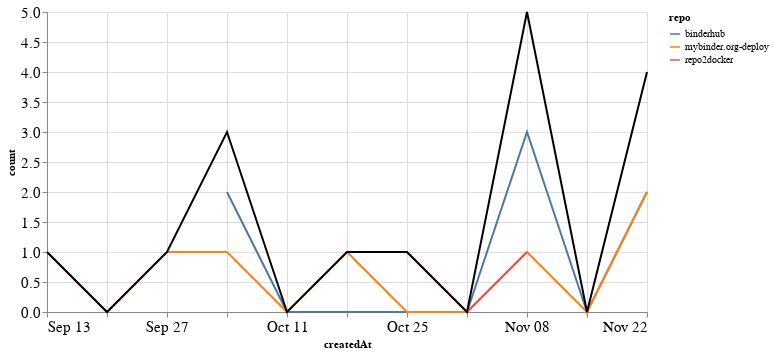

The notebook cell this image was saved under:
### Markdown cell above
## PRs

### Code cell
prs_time = prs.groupby('repo').resample('W', on='createdAt').count()['author'].reset_index()
prs_time = prs_time.rename(columns={'author': 'count'})
prs_time_total = prs_time.groupby('createdAt').agg({"count": "sum"}).reset_index()

ch1 = alt.Chart(prs_time, width=600).mark_line().encode(
    x='createdAt',
    y='count',
    color='repo',
    tooltip="repo"
)

ch2 = alt.Chart(prs_time_total, width=600).mark_line(color="black").encode(
    x='createdAt',
    y='count',
)

ch1 + ch2

### Figure 1 — Vega-Lite specification as saved in the notebook (floating-point values rounded to 4 significant figures)
{"config": {"axisLeft": {"labelFontSize": 15}, "axisBottom": {"labelFontSize": 15}}, "layer": [{"data": {"name": "data-386889ee3883ec06025345335de1278f"}, "mark": "line", "encoding": {"color": {"type": "nominal", "field": "repo"}, "tooltip": {"type": "nominal", "field": "repo"}, "x": {"type": "temporal", "field": "createdAt"}, "y": {"type": "quantitative", "field": "count"}}, "width": 600}, {"data": {"name": "data-f760300104b976cd2d8de6fcd639432c"}, "mark": {"type": "line", "color": "black"}, "encoding": {"x": {"type": "temporal", "field": "createdAt"}, "y": {"type": "quantitative", "field": "count"}}, "width": 600}], "$schema": "https://vega.github.io/schema/vega-lite/v4.8.1.json", "datasets": {"data-386889ee3883ec06025345335de1278f": [{"repo": "binderhub", "createdAt": "2020-10-04T00:00:00", "count": 2}, {"repo": "binderhub", "createdAt": "2020-10-11T00:00:00", "count": 0}, {"repo": "binderhub", "createdAt": "2020-10-18T00:00:00", "count": 0}, {"repo": "binderhub", "createdAt": "2020-10-25T00:00:00", "count": 0}, {"repo": "binderhub", "createdAt": "2020-11-01T00:00:00", "count": 0}, {"repo": "binderhub", "createdAt": "2020-11-08T00:00:00", "count": 3}, {"repo": "binderhub", "createdAt": "2020-11-15T00:00:00", "count": 0}, {"repo": "binderhub", "createdAt": "2020-11-22T00:00:00", "count": 2}, {"repo": "mybinder.org-deploy", "createdAt": "2020-09-13T00:00:00", "count": 1}, {"repo": "mybinder.org-deploy", "createdAt": "2020-09-20T00:00:00", "count": 0}, {"repo": "mybinder.org-deploy", "createdAt": "2020-09-27T00:00:00", "count": 1}, {"repo": "mybinder.org-deploy", "createdAt": "2020-10-04T00:00:00", "count": 1}, {"repo": "mybinder.org-deploy", "createdAt": "2020-10-11T00:00:00", "count": 0}, {"repo": "mybinder.org-deploy", "createdAt": "2020-10-18T00:00:00", "count": 1}, {"repo": "mybinder.org-deploy", "createdAt": "2020-10-25T00:00:00", "count": 0}, {"repo": "mybinder.org-deploy", "createdAt": "2020-11-01T00:00:00", "count": 0}, {"repo": "mybinder.org-deploy", "createdAt": "2020-11-08T00:00:00", "count": 1}, {"repo": "mybinder.org-deploy", "createdAt": "2020-11-15T00:00:00", "count": 0}, {"repo": "mybinder.org-deploy", "createdAt": "2020-11-22T00:00:00", "count": 2}, {"repo": "repo2docker", "createdAt": "2020-10-25T00:00:00", "count": 1}, {"repo": "repo2docker", "createdAt": "2020-11-01T00:00:00", "count": 0}, {"repo": "repo2docker", "createdAt": "2020-11-08T00:00:00", "count": 1}], "data-f760300104b976cd2d8de6fcd639432c": [{"createdAt": "2020-09-13T00:00:00", "count": 1}, {"createdAt": "2020-09-20T00:00:00", "count": 0}, {"createdAt": "2020-09-27T00:00:00", "count": 1}, {"createdAt": "2020-10-04T00:00:00", "count": 3}, {"createdAt": "2020-10-11T00:00:00", "count": 0}, {"createdAt": "2020-10-18T00:00:00", "count": 1}, {"createdAt": "2020-10-25T00:00:00", "count": 1}, {"createdAt": "2020-11-01T00:00:00", "count": 0}, {"createdAt": "2020-11-08T00:00:00", "count": 5}, {"createdAt": "2020-11-15T00:00:00", "count": 0}, {"createdAt": "2020-11-22T00:00:00", "count": 4}]}}
